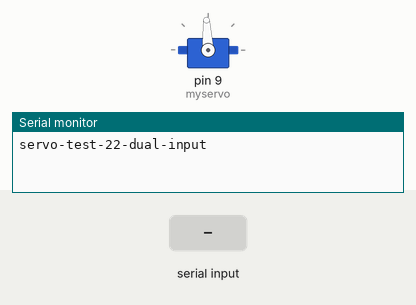
Recording of a sketch running on a simulated Arduino Uno, built with avr-gcc and run on an emulated ATmega328P. On the bench: servo, the last lines printed to the serial monitor. The test bench sets the inputs (shaded band).

Above: at 1.2 s.
1.3 s: "30,150\n" received over Serial
At 2.5 s:
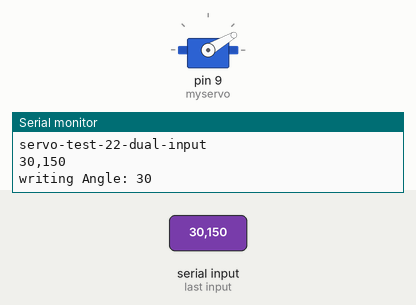
2.8 s: "5\n" received over Serial
At 3.4 s:
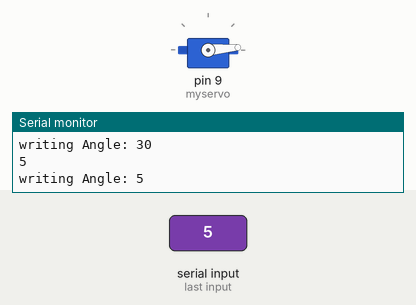
4.3 s: "200\n" received over Serial
At 4.7 s:
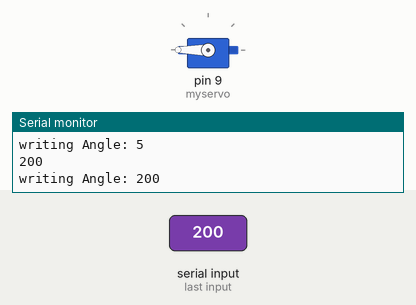
Timing chart, 0 to 7.3 s (numbered marks = the images above; inputs shaded):
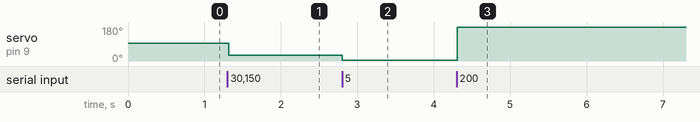

Measured:
- after the input at 1.3 s, servo on pin 9 (myservo): 93° → 30° at once
- after the input at 2.8 s, servo on pin 9 (myservo): 30° → 5° at once
- after the input at 4.3 s, servo on pin 9 (myservo): 5° → 180° at once

The sketch:

zoomkats_servo_test_microseconds.ino
```cpp
// zoomkat 10-22-11 serial servo test
// type servo position 0 to 180 in serial monitor
// or for writeMicroseconds, use a value like 1500
// for IDE 0022 and later
// Powering a servo from the arduino usually *DOES NOT WORK*.

String readString;
#include <Servo.h>
Servo myservo;  // create servo object to control a servo

void setup() {
  Serial.begin(9600);
  myservo.writeMicroseconds(1500); //set initial servo position if desired
  myservo.attach(9);  //the pin for the servo control
  Serial.println("servo-test-22-dual-input"); // so I can keep track of what is loaded
}

void loop() {
  while (Serial.available()) {
    char c = Serial.read();  //gets one byte from serial buffer
    readString += c; //makes the string readString
    delay(2);  //slow looping to allow buffer to fill with next character
  }

  if (readString.length() >0) {
    Serial.println(readString);  //so you can see the captured string
    int n = readString.toInt();  //convert readString into a number

    // auto select appropriate value, copied from someone elses code.
    if(n >= 500)
    {
      Serial.print("writing Microseconds: ");
      Serial.println(n);
      myservo.writeMicroseconds(n);
    }
    else
    {
      Serial.print("writing Angle: ");
      Serial.println(n);
      myservo.write(n);
    }

    readString=""; //empty for next input
  }
}
```
